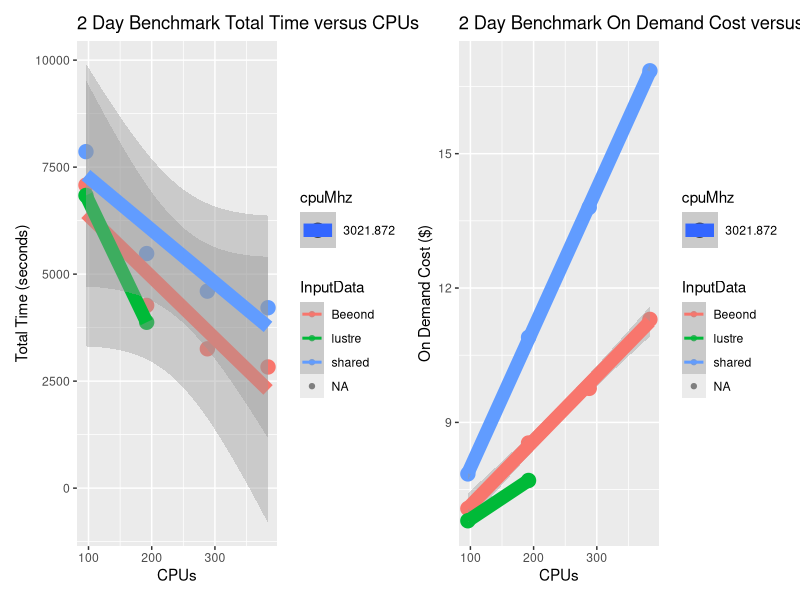

The R source for this figure:
library(ggplot2)
library(patchwork) # To display 2 charts together
library(dplyr)

# Script author: Liz Adams
# Affiliation: UNC CMAS Center 
# example from http://monashbioinformaticsplatform.github.io/2015-11-30-intro-r/ggplot.html
# 2nd example from https://r-graph-gallery.com/line-chart-dual-Y-axis-ggplot2.html

png(file = paste('hbv120', '_', 'v5.4plus', '_','Time','_','CPUs','.png',sep=''), width = 1024, height = 768, bg='white')
curr_wd<-getwd()
setwd(curr_wd)
csv_data<- read.csv("../docs/user_guide_cyclecloud/qa/scaling_HBv120.v54.csv",sep="\t", skip =0, header = TRUE, comment.char = "",check.names = FALSE, quote="", )
print(csv_data)
bad_rows <-
    is.na(csv_data$TotalTime) |
    is.na(csv_data$Day1_Timing_sec) |
    is.na(csv_data$CPUs) |
    is.na(csv_data$OnDemandCost) |
    is.na(csv_data$MS_Opt_Pin) |
    is.na(csv_data$SpotCost) 
    
#filter(csv_data, ComputeNode != HC44rs )

csv_data2 <-  subset(csv_data, ComputeNode=="HB120rs_v3")
print(csv_data2)


p1 <- ggplot(csv_data2[!bad_rows,], aes(y=as.numeric(TotalTime), x=CPUs, color=InputData, size=cpuMhz)) +
    geom_point() + ggtitle("2 Day Benchmark Total Time versus CPUs") + scale_y_continuous(name = "Total Time (seconds)") + stat_smooth(method="lm")

p2 <- ggplot(csv_data2[!bad_rows,], aes(y=as.numeric(OnDemandCost), x=CPUs, color=InputData, size=cpuMhz)) +
    geom_point() + ggtitle("2 Day Benchmark On Demand Cost versus CPUs") + scale_y_continuous(name = "On Demand Cost ($)") + stat_smooth(method="lm")

p3 <- ggplot(csv_data2[!bad_rows,], aes(y=as.numeric(SpotCost), x=CPUs, color=InputData, size=cpuMhz)) +
    geom_point() + ggtitle("2 Day Benchmark Spot Cost versus CPUs") + scale_y_continuous(name = "On Demand Cost ($)") + stat_smooth(method="lm")

# Display both charts side by side thanks to the patchwork package
p1 + p2 
